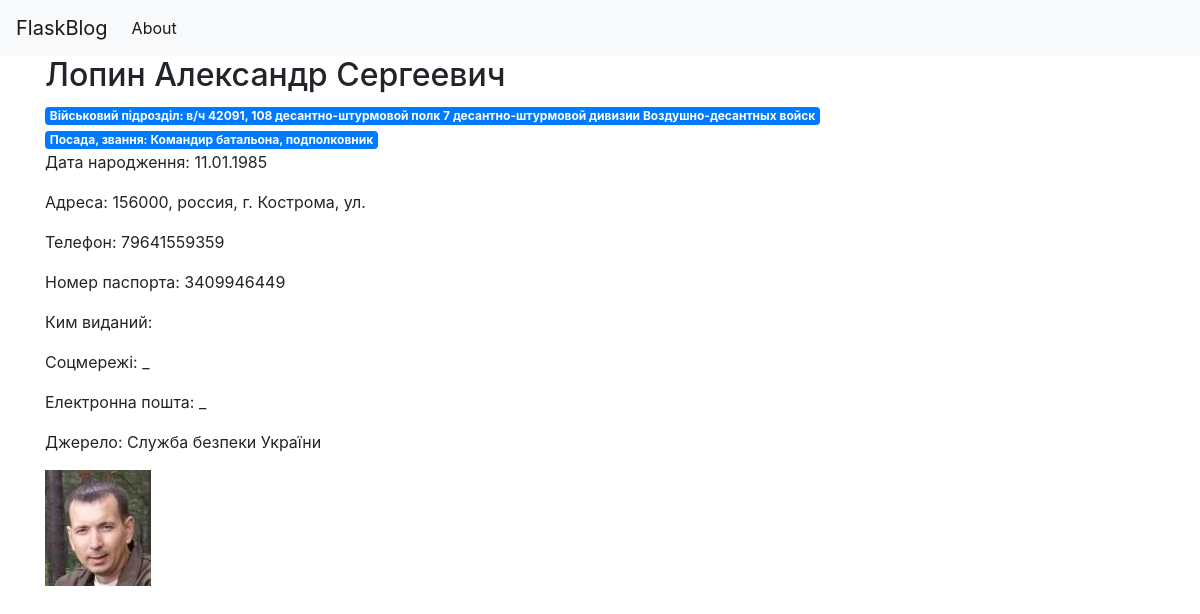
Before: /1 with the older database file.
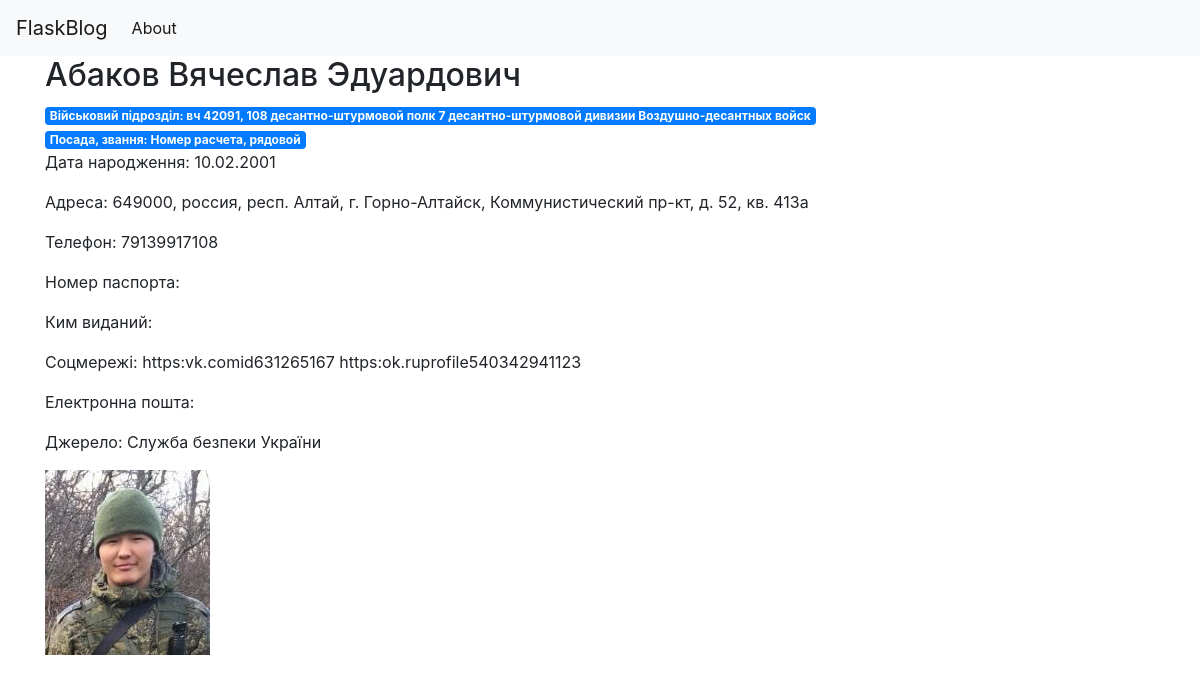
After: the same page with the newer database file.
### tables this page shows
CREATE TABLE posts (
        id INTEGER PRIMARY KEY AUTOINCREMENT,
        created TIMESTAMP NOT NULL DEFAULT CURRENT_TIMESTAMP,
        FIO TEXT,
        DOB TEXT,
        Position TEXT,
        Unit TEXT,
        Passport TEXT,
        Passport_Issue_Date TEXT,
        Issued_By TEXT,
        Taxpayer_Number TEXT,
        Social_Security_Number TEXT,
        Address TEXT,
        Phone_Number TEXT,
        Social_Media TEXT,
        Email TEXT,
        Status TEXT,
        Verified TEXT,
        Source TEXT,
        Image_File TEXT
    );

### app.py (the view)
@app.route('/<int:post_id>')
def post(post_id):
    post = get_post(post_id)
    return render_template('post.html', post=post)

### app.py (called while the page is built)
def get_db_connection():
    conn = sqlite3.connect(db)
    conn.row_factory = sqlite3.Row
    return conn

def get_post(post_id):
    conn = get_db_connection()
    post = conn.execute('SELECT * FROM posts WHERE id = ?',
                        (post_id,)).fetchone()
    conn.close()
    if post is None:
        abort(404)
    return post

### templates/post.html (shortened to what this page needs)
{% extends 'base.html' %}
{% block content %}
    <h2>{% block title %} {{ post['FIO'] }} {% endblock %}</h2>
    <span class="badge badge-primary">Військовий підрозділ: {{ post['Unit'] }}</span>
    <span class="badge badge-primary">Посада, звання: {{ post['Position'] }}</span>
    <p>Дата народження: {{ post['DOB'] }}</p>
    <p>Адреса: {{ post['Address'] }}</p>
    <p>Телефон: {{ post['Phone_Number'] }}</p>
    <p>Номер паспорта: {{ post['Passport'] }}</p>
    <p>Ким виданий: {{ post['Issued_By'] }}</p>
    <p>Соцмережі: {{ post['Social_Media'] }}</p>
    <p>Електронна пошта: {{ post['Email'] }}</p>
    <p>Джерело: {{ post['Source'] }}</p>
    <img src="{{ url_for('static', filename='images/' + post['Image_File']) }}" alt="{{ post['FIO'] }} Image">
{% endblock %}

### templates/base.html (shortened to what this page needs)
<!doctype html>
<html lang="en">
  <head>
    <link rel="stylesheet" href="https://stackpath.bootstrapcdn.com/bootstrap/4.3.1/css/bootstrap.min.css">
  </head>
  <body>
    <nav class="navbar navbar-expand-md navbar-light bg-light">
        <a class="navbar-brand" href="{{ url_for('index')}}">FlaskBlog</a>
        <div class="collapse navbar-collapse" id="navbarNav">
            <ul class="navbar-nav">
            <li class="nav-item active">
                <a class="nav-link" href="#">About</a>
            </li>
            </ul>
        </div>
    </nav>
    <div class="container">
        {% block content %} {% endblock %}
    </div>
  </body>
</html>

Changed rows visible on the page:
changed posts "Служба безпеки України": FIO "Лопин Александр Сергеевич" → "Абаков Вячеслав Эдуардович"; Unit "в/ч 42091, 108 десантно-штурмовой полк 7 десантно-штурмовой дивизии Воздушно-десантных войск" → "вч 42091, 108 десантно-штурмовой полк 7 десантно-штурмовой дивизии Воздушно-десантных войск"; Position "Командир батальона, подполковник" → "Номер расчета, рядовой"; DOB "11.01.1985" → "10.02.2001"; Address "156000, россия, г. Кострома, ул." → "649000, россия, респ. Алтай, г. Горно-Алтайск, Коммунистический пр-кт, д. 52, кв. 413а"; Phone_Number "79641559359" → "79139917108"; Social_Media "_" → "https:vk.comid631265167 https:ok.ruprofile540342941123"; Image_File: a different picture; Passport "3409946449" → (not shown); Email "_" → (not shown)
